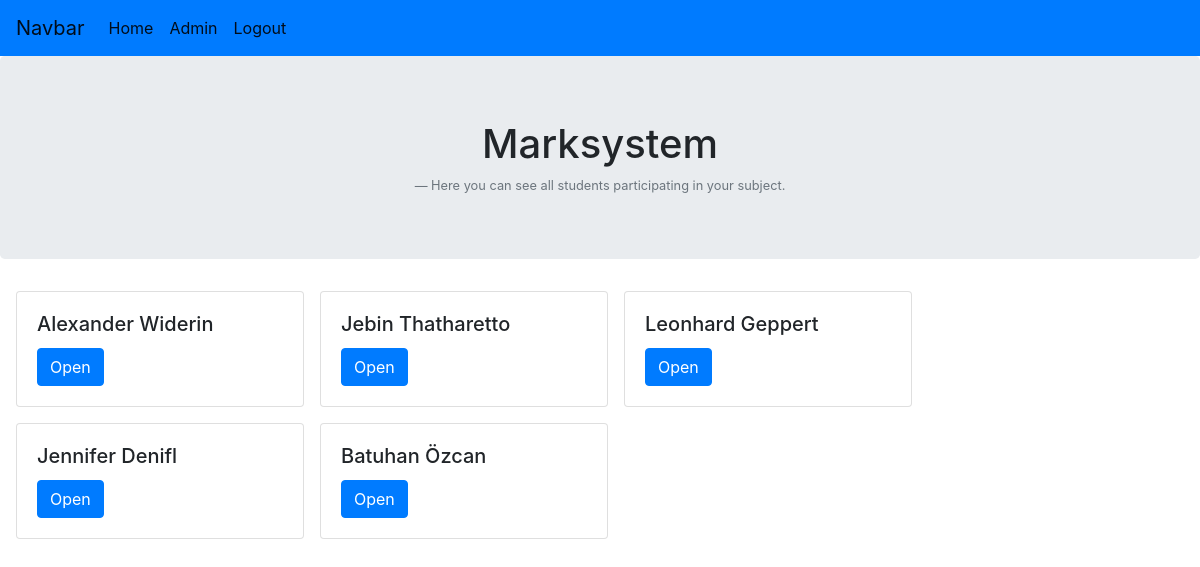
The app's page /25/detailseite__lehrer (signed in) with its own data.
### noten/models.py (models this page shows, shortened)
class Student(models.Model):
    user = models.ForeignKey(User, on_delete=models.CASCADE,)
    klasse = models.ForeignKey(Klasse, on_delete=models.SET_NULL, null=True, blank=True)
    class Meta:
        verbose_name_plural = "Students"

### noten/views.py (the view)
# urls.py: path('<int:klasse_noten_id>/detailseite__lehrer', views.detailseite_notenvergebung_lehrer, name='detailseite_notenvergebung_lehrer'),
@login_required
def detailseite_notenvergebung_lehrer(request, klasse_noten_id):
    notenvergebung = Student.objects.filter(klasse__unterricht__id= klasse_noten_id)
    return render(request, 'noten/detailseite_notenvergebung_lehrer.html', {'latest_student_list' : notenvergebung, 'klasse_noten_id' : klasse_noten_id})

### noten/templates/noten/detailseite_notenvergebung_lehrer.html (shortened to what this page needs)
<!DOCTYPE html>
<head>
    {% load static %}
    <link href="https://stackpath.bootstrapcdn.com/bootstrap/4.2.1/css/bootstrap.min.css"
 rel="stylesheet">
</head>
<body>
<nav class="navbar navbar-expand-lg navbar-light bg-primary">
    <a class="navbar-brand" href="">Navbar</a>
    <div class="collapse navbar-collapse" id="navbarNav">
        <ul class="navbar-nav">
            <li class="nav-item active">
                <a class="nav-link" href="{% url 'noten:startseite_lehrer' %}">Home</a>
            </li>
            <li class="nav-item active">
                <a class="nav-link" href="/admin">Admin</a>
            </li>
            <li class="nav-item active">
                <a class="nav-link" href="/logout">Logout</a>
            </li>
        </ul>
    </div>
</nav>
<div class="jumbotron text-center">
    <h1>Marksystem</h1>
    <footer class="blockquote-footer">Here you can see all students participating in your subject.</footer>
</div>
{% if latest_student_list %}
<div class="row ml-3">
    {% for student in latest_student_list %}
    <div class="card mb-3 mr-3" style="width: 18rem;">
        <div class="card-body">
            <h5 class="card-title">{{ student.user.first_name }} {{ student.user.last_name}}</h5>
            <a class="btn btn-primary" href="{% url 'noten:noteneintragung_lehrer' klasse_noten_id student.id%}">Open</a>
        </div>
    </div>
    {% endfor %}
</div>
{% else %}
<p>No Students are available.</p>
{% endif %}
</body>
</html>

### noten/templates/noten/detailseite_notenvergebung_lehrer.html (style rules this page uses)
html, body { overflow-x: hidden; height: 100%; }

### records on screen
Student: user.first_name "Alexander", user.last_name "Widerin"
Student: user.first_name "Jebin", user.last_name "Thatharetto"
Student: user.first_name "Leonhard", user.last_name "Geppert"
Student: user.first_name "Jennifer", user.last_name "Denifl"
Student: user.first_name "Batuhan", user.last_name "Özcan"
